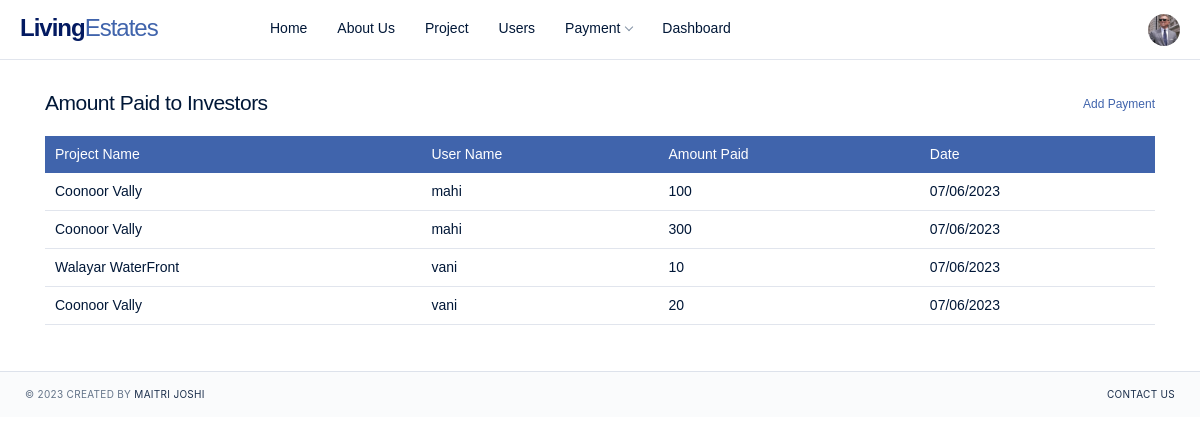
The app's page /payment_made/ (signed in), older data.
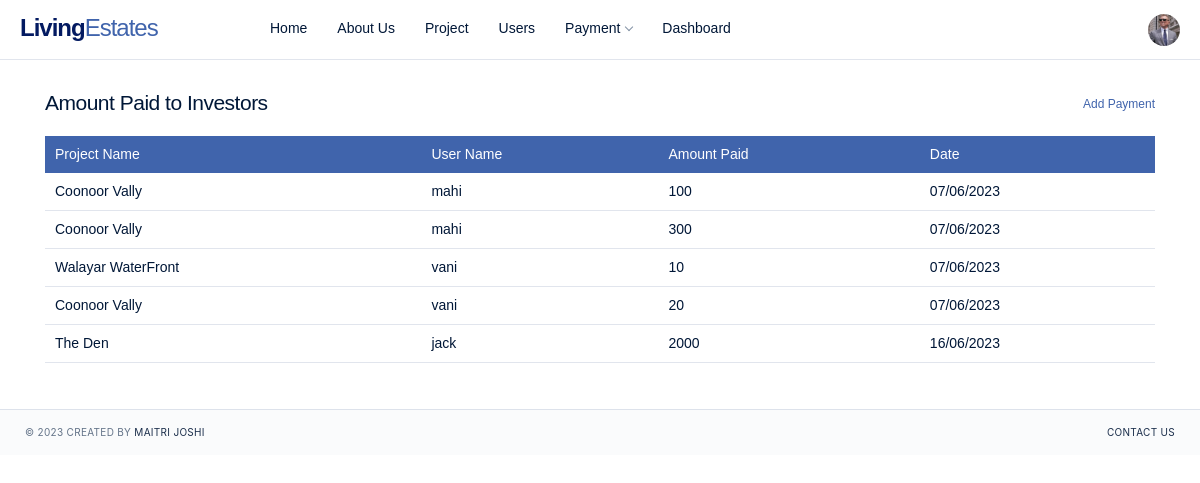
The same page, newer data.
### app/models.py (models this page shows, shortened)
class My_income(models.Model):
    amount_received=models.CharField(max_length=20,default='00')
    date=models.CharField(max_length=20)
    username=models.CharField(max_length=20)
    project_name=models.CharField(max_length=100)

### app/views.py (the view)
# urls.py: path('payment_made/', views.payment_made, name='payment_made'),
def payment_made(request):
    data=My_income.objects.all()
    user_list=User.objects.get(username=request.user)
    profile_info=Profile.objects.filter(user=request.user)
    if len(profile_info)==1:
        profile_info=Profile.objects.get(user=request.user)
    return render(request,'payment_made.html',{'data':data,'profile':profile_info,'data1':user_list})

### TEMPLATES/payment_made.html
{% extends 'base_admin.html'%}
{% block payment_made %}
<div class="content content-fixed content-auth">
    <div class="container">
        <div class="d-sm-flex align-items-center justify-content-between mg-b-20 mg-lg-b-25 mg-xl-b-20">
            <div>
                <h4 class="mg-b-0 tx-spacing--1">Amount Paid to Investors</h4>
            </div>
            <div>
             <a href="{% url 'add_payment'%}" class="btn-xs btn-outline-facebook">Add Payment</a>
            </div>
        </div>
        <div class="table-responsive">
            <table class="table">
                <thead class="thead-primary">
                    <tr>
                        <th>Project Name</th>
                        <th>User Name</th>
                        <th>Amount Paid</th>
                        <th>Date</th>
                    </tr>
                </thead>
                <tbody>
                    {%for i in data%}
                    <tr>
                        <td>{{i.project_name}}</td>
                        <td>{{i.username}}</td>
                        <td>{{i.amount_received}}</td>
                        <td>{{i.date}}</td>
                    </tr>
                    {%endfor%}
                </tbody>
            </table>
        </div>
    </div>
</div>
{%endblock%}

Row changes from the older to the newer data that the page shows:
added My_income: project_name "The Den", username "jack", amount_received "2000", date "16/06/2023"
